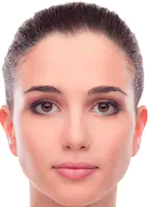
#> input picture dataset/mask_off/Screenshot from 2021-01-26 07-10-50.png, 149 x 207 px; its folder holds only this picture in this run
$ python createData.py
#> lines starting #> are read from the running program, lines starting #| are printed output that depends on the picture
import numpy as np
import os
import cv2
import random
import pickle

DIRECTORY = 'dataset'
CATEGORIES = ['mask_off', 'mask_on']
IMAGE_SIZE = 50
trainingData = []
featureSet = []
labelSet = []


def createTrainingData():

    for category in CATEGORIES:

        pathToCategories = os.path.join(DIRECTORY, category)
        categoryNumber = CATEGORIES.index(category)

        for image in os.listdir(pathToCategories):
            imageArray = cv2.imread(os.path.join(pathToCategories, image), \
                                    cv2.IMREAD_GRAYSCALE)
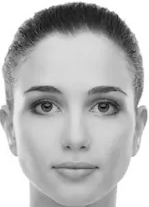
#> imageArray: shape (207, 149); min 0, max 255, mean 183.7
            resizedImageArray = cv2.resize(imageArray, (IMAGE_SIZE, IMAGE_SIZE))
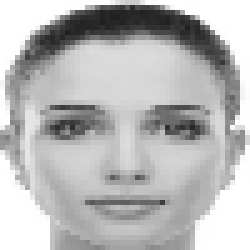
#> resizedImageArray: shape (50, 50) (shown 5 times larger); min 32, max 255, mean 183.8
            trainingData.append([resizedImageArray, categoryNumber])

        random.shuffle(trainingData)
#> pass 2 of the loop in createTrainingData, `for category in CATEGORIES:`:
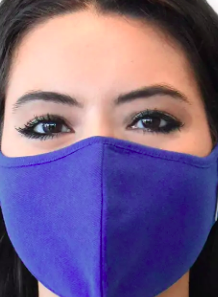
#> input picture dataset/mask_on/Screenshot from 2021-01-26 07-32-51.png, 218 x 297 px
#> in createTrainingData, `imageArray = cv2.imread(os.path.join(pathToCategories, image), \ cv2.I..`:
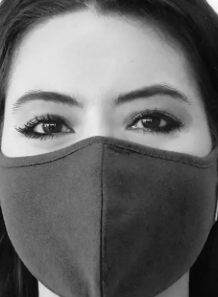
#> imageArray: shape (297, 218); min 5, max 251, mean 106.6
#> in createTrainingData, `resizedImageArray = cv2.resize(imageArray, (IMAGE_SIZE, IMAGE_SIZE))`:
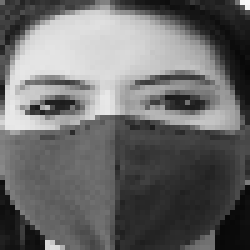
#> resizedImageArray: shape (50, 50) (shown 5 times larger); min 7, max 247, mean 106.3

def createFeatureAndLabelSets(featureSet, labelSet):

    for features, label in trainingData:

        featureSet.append(features)
        labelSet.append(label)
#> this loop made 2 passes
#> label on passes 1 to 2: 0, 1
#> after the loop, featureSet = 2 items; labelSet = [0, 1]

    featureSet = np.array(featureSet).reshape(-1, IMAGE_SIZE, IMAGE_SIZE, 1)


createTrainingData()
createFeatureAndLabelSets(featureSet, labelSet)

pickleOut = open('featureSet.pickle', 'wb')
pickle.dump(featureSet, pickleOut)
pickleOut.close()

pickleOut = open('labelSet.pickle', 'wb')
pickle.dump(labelSet, pickleOut)
pickleOut.close()
